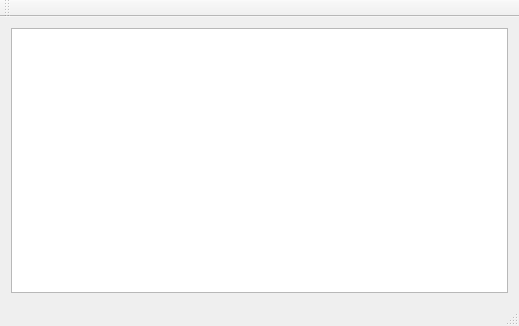
<?xml version="1.0" encoding="UTF-8"?>
<ui version="4.0">
 <class>MainWindow</class>
 <widget class="QMainWindow" name="MainWindow">
  <property name="geometry">
   <rect>
    <x>0</x>
    <y>0</y>
    <width>519</width>
    <height>326</height>
   </rect>
  </property>
  <property name="windowTitle">
   <string>MainWindow</string>
  </property>
  <widget class="QWidget" name="centralWidget">
   <layout class="QVBoxLayout" name="verticalLayout">
    <item>
     <widget class="QGraphicsView" name="worldView"/>
    </item>
   </layout>
  </widget>
  <widget class="QMenuBar" name="menuBar">
   <property name="geometry">
    <rect>
     <x>0</x>
     <y>0</y>
     <width>519</width>
     <height>22</height>
    </rect>
   </property>
  </widget>
  <widget class="QToolBar" name="mainToolBar">
   <attribute name="toolBarArea">
    <enum>TopToolBarArea</enum>
   </attribute>
   <attribute name="toolBarBreak">
    <bool>false</bool>
   </attribute>
  </widget>
  <widget class="QStatusBar" name="statusBar"/>
 </widget>
 <layoutdefault spacing="6" margin="11"/>
 <resources/>
 <connections/>
</ui>
